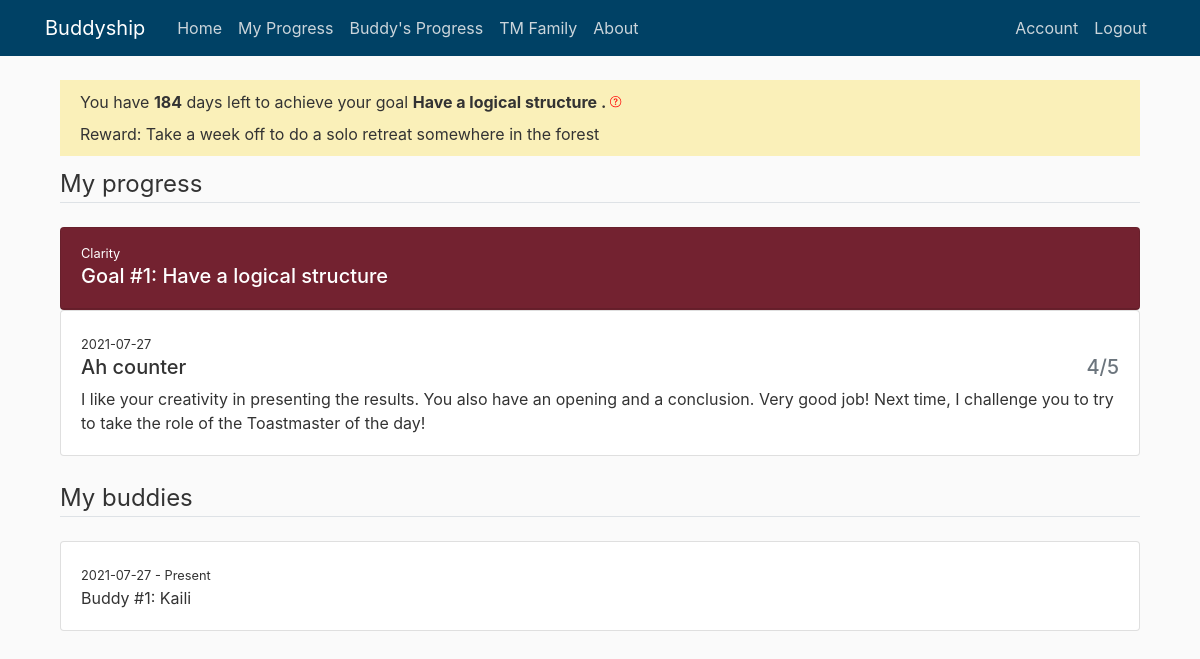
Page /my_progress (signed in) on the committed database.
### buddyship/models.py (models this page shows, shortened)
class Goal(db.Model):
    id = db.Column(db.Integer, primary_key=True)
    general_goal = db.Column(db.String(150))
    specific_goal = db.Column(db.String(150))
    goal_count = db.Column(db.Integer, default=1)
    goal_reward = db.Column(db.String(150))
    start_date = db.Column(db.DateTime, default=func.now())
    end_date = db.Column(db.DateTime)
    user_id = db.Column(db.Integer, db.ForeignKey('user.id'), nullable=False)

class User(db.Model, UserMixin):
    id = db.Column(db.Integer, primary_key=True)
    if_admin = db.Column(db.Boolean, nullable=False)
    active = db.Column(db.Boolean(), nullable=False)
    first_name = db.Column(db.String(20), unique=True, nullable=False)
    email = db.Column(db.String(120), unique=True, nullable=False)
    password = db.Column(db.String(60), nullable=False)
    current_buddy = db.Column(db.String(150))
    current_general_goal = db.Column(db.String(150))
    current_specific_goal = db.Column(db.String(150))
    current_reward = db.Column(db.String(150))
    confirmed_at = db.Column(db.Date, nullable=False)
    buddies = db.relationship('Buddy', backref='owner', lazy=True)
    goals = db.relationship('Goal', backref='owner', lazy=True)
    record_progresses = db.relationship('Progress', backref='giver', lazy=True)

class Progress(db.Model):
    id = db.Column(db.Integer, primary_key=True)
    buddy_role = db.Column(db.String(150))
    buddy_score = db.Column(db.String(150))
    buddy_comment = db.Column(db.String(1500))
    date = db.Column(db.DateTime, default=func.now())
    buddy_goal = db.Column(db.String(150))
    user_id = db.Column(db.Integer, db.ForeignKey('user.id'))
    buddy_id = db.Column(db.Integer, db.ForeignKey('buddy.id'))

class Buddy(db.Model):
    id = db.Column(db.Integer, primary_key=True)
    buddy_name = db.Column(db.String(100), nullable=False)
    buddy_count = db.Column(db.Integer, default=1)
    start_date = db.Column(db.DateTime, default=func.now())
    end_date = db.Column(db.DateTime)
    user_id = db.Column(db.Integer, db.ForeignKey('user.id'), nullable=False)
    buddy_progresses = db.relationship(
        'Progress', backref='receiver', lazy=True)

### buddyship/progresses/routes.py (the view)
@progresses.route('/my_progress', methods=['GET'])
@login_required
def my_progress():
    if current_user.current_buddy == None:
        flash('Please set up your buddy and your goal first. ', 'danger')
        return redirect(url_for('users.set_up'))
    else:
        buddies = Buddy.query.filter_by(
            buddy_name=current_user.first_name).all()
        id_lst = []
        for buddy in buddies:
            id_lst.append(buddy.user_id)
        return render_template("my_progress.html", title='My Progress', user=current_user,
                               buddy_accounts=User.query.filter(
                                   User.id.in_(id_lst)).all(),
                               current_time=date.today())

### buddyship/models.py (called while the page is built)
@login_manager.user_loader
def load_user(user_id):
    return User.query.get(int(user_id))

### buddyship/templates/my_progress.html (shortened to what this page needs)
{% extends "layout.html" %}
{% block content %}
<div class="content-section">
    <div class="subtitle-section">
        You have <b>{{ (user.goals[-1].end_date.date() - current_time).days }}</b></span> days left
        to achieve your goal
        <b>{{ user.current_specific_goal }}. </b> <label data-toggle="tooltip" data-placement="top"
            title="We encourage you to use 6 months to complete one goal. You can always change your goal on 'Account' tab. ">
        </label>
        <br />Reward: {{ user.current_reward }}
    </div>
    <legend class="border-bottom mb-4">My progress</legend>
    {% for goal in user.goals|reverse %}
    <div class="card bg-red text-white mt-3">
        <div class="card-header">
            <small>{{ goal.general_goal }}</small>
            <h5>
                Goal #{{ goal.goal_count }}: {{ goal.specific_goal }}</h5>
        </div>
    </div>
    {% for buddy_account in buddy_accounts|reverse %}
    {% for progress in buddy_account.record_progresses|reverse %}
    {% if progress.buddy_goal == goal.general_goal + ' - ' + goal.specific_goal %}
    <div class="card">
        <div class="card-body">
            <small>{{ progress.date.date() }}</small>
            <h5 class="row align-items-start">
                <div class="col">{{ progress.buddy_role }}</div>
                <div class="col text-right text-muted">{{ progress.buddy_score[0] }}/5</div>
            </h5>
            <p class="card-text">{{ progress.buddy_comment }}</p>
        </div>
    </div>
    {% endif %}
    {% endfor %}
    {% endfor %}
    {% endfor %}
</div>
<br>
<legend class="border-bottom mb-4">My buddies</legend>
{% for buddy in user.buddies|reverse %}
<div class="card">
    <div class="card-body">
        <small>{{ buddy.start_date.date() }} -
            {% if buddy.end_date == None %} Present
            {% else %} {{ buddy.end_date.date() }}
            {% endif %}</small>
        <p class="card-text">Buddy #{{ buddy.buddy_count }}: {{ buddy.buddy_name }}</p>
    </div>
</div>
{% endfor %}
<br>
</div>
{% endblock content %}

### buddyship/static/main.css (style rules this page uses)
body { background: #fafafa; color: #333333; margin-top: 5rem; }
.bg-red { background-color: #772432; }
.subtitle-section { background: #faf0b9; padding: 10px 20px 10px 20px; margin-bottom: 10px; }

### rows in the picture
Goal: (user.goals[-1].end_date.date()-current_time).days "184", general_goal "Clarity", goal_count "1", specific_goal "Have a logical structure"
User: current_specific_goal "Have a logical structure", current_reward "Take a week off to do a solo retreat somewhere in the forest"
Progress: date "2021-07-27", buddy_role "Ah counter", buddy_score "4", buddy_comment "I like your creativity in presenting the results. You also have an opening and a conclusion. Very good job! Next time, I challenge you to try to take the role of the Toastmaster of the day!"
Buddy: start_date "2021-07-27", shows "Present", buddy_count "1", buddy_name "Kaili"
